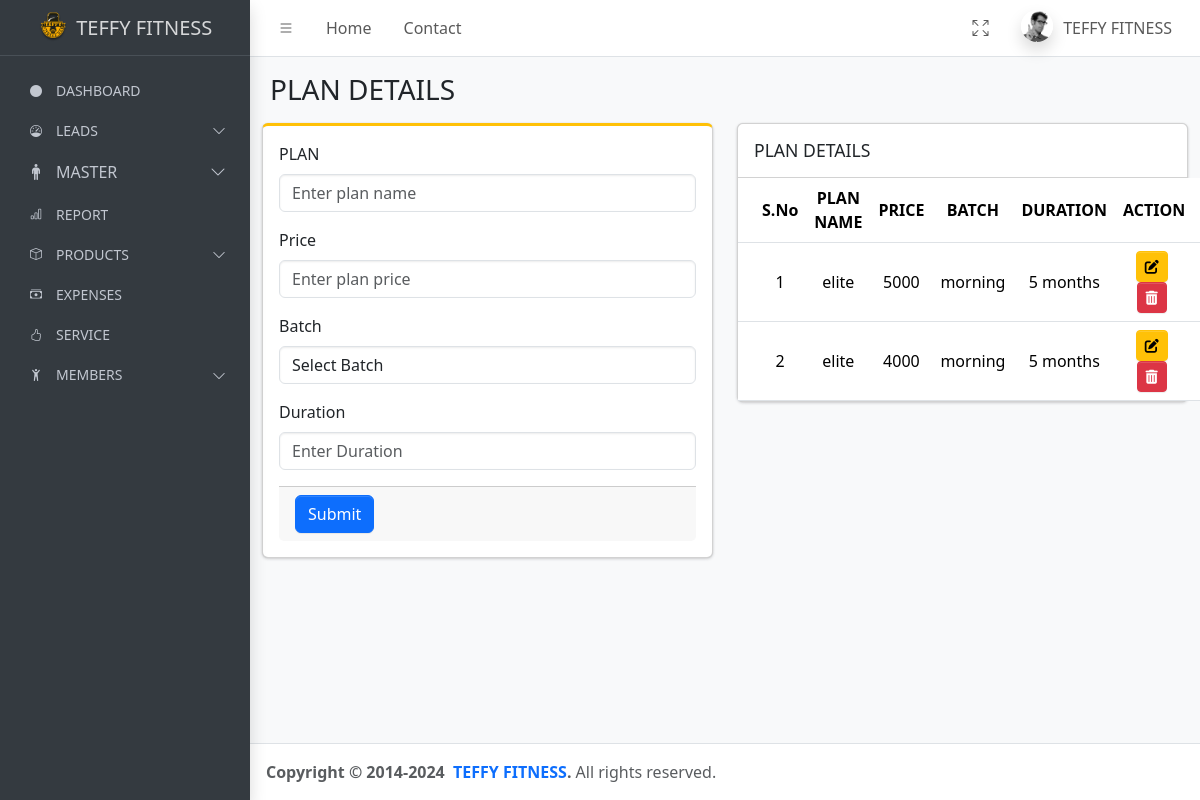
/plan/, run on the app's committed database.
### teffyapp/models.py (models this page shows, shortened)
class Plan(models.Model):
    plan_name = models.CharField(max_length=100,null=True, blank=True)
    price = models.PositiveIntegerField(null=True, blank=True)
    batch = models.CharField(max_length=50,null=True, blank=True )
    duration = models.CharField(max_length=50, null=True, blank=True)

### teffyapp/views.py (the view, shortened to what this page needs)
# urls.py: path("plan/", plan, name="plan"),
def plan(request):
    all_plans = Plan.objects.all()
    return render(request, "plan-page.html", {'all_plans': all_plans})

### templates/plan-page.html (shortened to what this page needs)
{% extends "base.html" %}
{% load static %}
{% block content %}
<main class="app-main">
    <div class="app-content-header">
        <div class="container-fluid">
            <div class="row">
                <div class="col-sm-6">
                    <h3 class="mb-0">PLAN DETAILS</h3>
                </div>
            </div>
        </div>
    </div>
    <div class="container-fluid">
        <div class="row">
            <div class="col-md-6">
                <div class="card card-warning card-outline mb-4">
                    <form id="planForm" method="POST" >
                        <div class="card-body">
                            <div class="mb-3">
                                <label for="plan_name" class="form-label">PLAN</label>
                                <input type="text" id="plan_name" class="form-control" name="plan_name" placeholder="Enter plan name" required>
                            </div>
                            <div class="mb-3">
                                <label for="price" class="form-label">Price</label>
                                <input type="text" id="price" class="form-control" name="price" placeholder="Enter plan price" reqired>
                            </div>
                            <div class="mb-3">
                                <label for="batch" class="form-label">Batch</label>
                                <select id="batch" class="form-control" name="batch" required>
                                    <option value="" disabled selected>Select Batch</option>
                                </select>
                            </div>
                            <div class="mb-3">
                                <label for="duration" class="form-label">Duration</label>
                                <input type="text" id="duration" class="form-control" name="duration" placeholder="Enter Duration" required>
                            </div>
                            <div class="card-footer">
                                <button type="submit" class="btn btn-primary" id = "plansubmit">Submit</button>
                            </div>
                        </div>
                    </form>
                </div>
            </div>
            <div class="col-md-6">
                <div class="card mb-4">
                    <div class="card-header">
                        <h3 class="card-title">PLAN DETAILS</h3>
                    </div>
                    <div class="card-body p-0">
                        <table class="table" id="planTable">
                            <thead>
                                <tr>
                                    <th style="width:5px">S.No</th>
                                    <th>PLAN NAME</th>
                                    <th>PRICE</th>
                                    <th>BATCH</th>
                                    <th>DURATION</th>
                                    <th>ACTION</th>
                                </tr>
                            </thead>
                            <tbody id="planTableBody">
                                {% for plans in all_plans %}
                                <tr>
                                    <td>{{ forloop.counter }}</td>
                                    <td>{{ plans.plan_name }}</td>
                                    <td>{{ plans.price }}</td>
                                    <td>{{ plans.batch }}</td>
                                    <td>{{ plans.duration }}</td>
                                    <td>
                                        <a href="{% url 'edit_plan' plans.id %} " class="btn btn-warning btn-sm" title="Edit">
                                            <i class="fas fa-edit"></i>
                                        </a>
                                        <a href="#" class="btn btn-danger btn-sm" title="Delete" onclick="return confirm('Are you sure you want to delete this plan?')">
                                            <i class="fas fa-trash-alt"></i>
                                        </a>
                                    </td>
                                </tr>
                                {% endfor %}
                            </tbody>
                        </table>
                    </div>
                </div>
            </div>
        </div>
    </div>
</main>
{% endblock content %}

### data on the page
Plan: plan_name "elite", price "5000", batch "morning", duration "5 months"
Plan: plan_name "elite", price "4000", batch "morning", duration "5 months"
